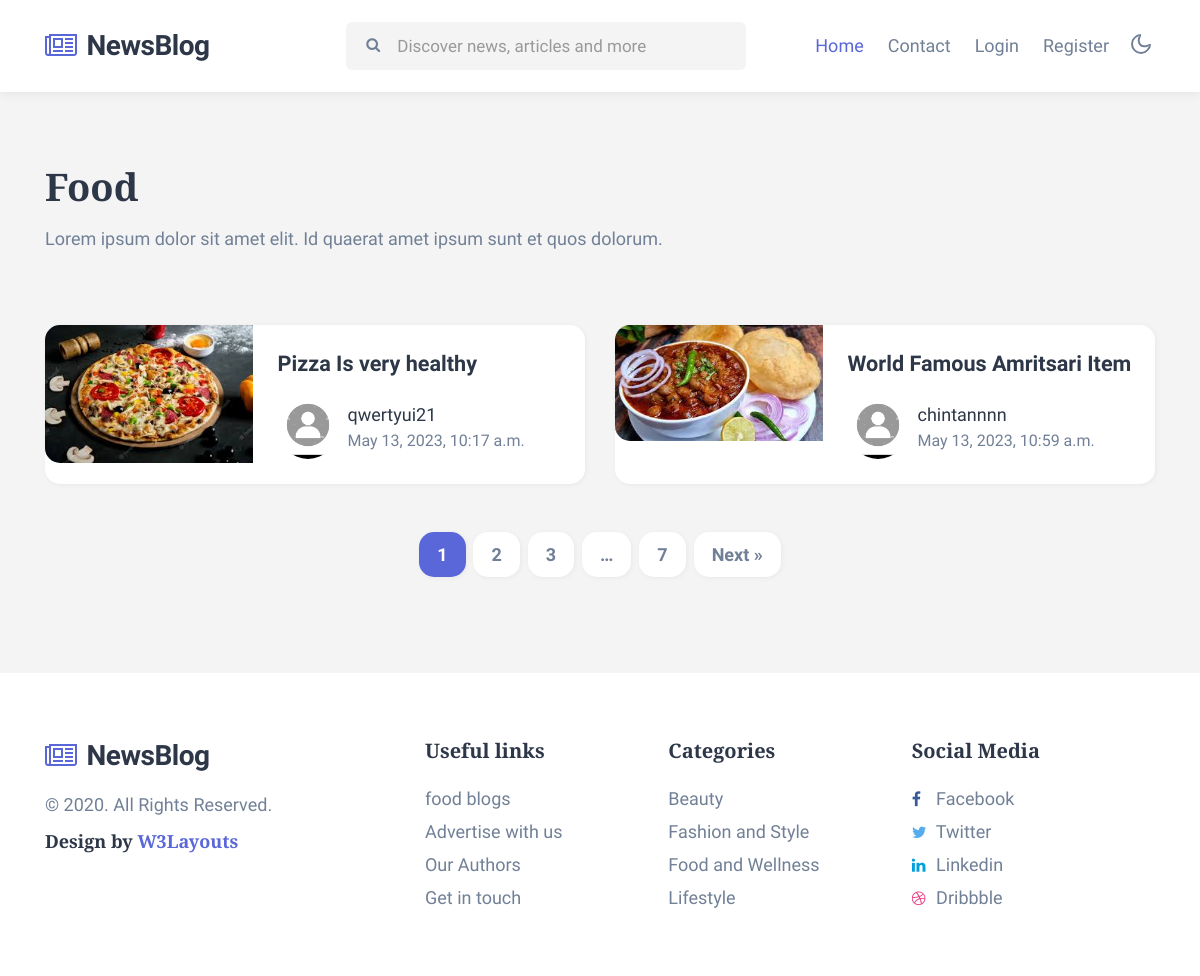
Screenshot of /food/ with the database file from the repository.
### blogapp/models.py (models this page shows, shortened)
class Blog(models.Model):
    c1 = [('food', 'food'),
          ('lifestyle', 'lifestyle'),
          ('fashion', 'fashion'),
          ('beauty', 'beauty')]
    title = models.CharField(max_length=150)
    des = models.TextField()
    pic = models.FileField(upload_to='blog_photos', default='sad.jpg')
    time = models.DateTimeField(auto_now=True)
    user = models.ForeignKey(User, on_delete= models.CASCADE)
    category = models.CharField(max_length=150, choices=c1)

class User(models.Model):
    v1 = [('Male', 'Male'),
          ('Female', 'Female'),
          ('Others', 'Others')]
    first_name = models.CharField(max_length=150)
    last_name = models.CharField(max_length=150)
    email = models.EmailField(unique=True)
    username = models.CharField(max_length=100, unique=True)
    password = models.CharField(max_length=100)
    gender = models.CharField(max_length=50, choices=v1)
    pic = models.FileField(upload_to='profile_pics', default='sad.png')

### blogapp/views.py (the view)
# urls.py: path('food/', food, name='food'),
def food(request):
    l1 = Blog.objects.filter(category = 'food')
    try:
        u1 = User.objects.get(email = request.session['email'])
        return render(request, 'food.html', {'userdata':u1, 'food_blogs': l1})
    except:
        return render(request, 'food.html', {'food_blogs': l1})

### blogapp/templates/food.html
{% extends 'base.html' %}
{% load static %}
{% block content %}
<div class="w3l-homeblock2 w3l-homeblock5 py-5">
    <div class="container pt-md-4 pb-md-5">
        <h3 class="category-title mb-3"> Food</h3>
        <p class="mb-sm-5 mb-4 max-width">Lorem ipsum dolor sit amet elit. Id quaerat amet ipsum sunt et quos dolorum.</p>
        <div class="row">
            {% for i in food_blogs %}
            <div class="col-lg-6 mt-4">
                <div class="bg-clr-white hover-box">
                    <div class="row">
                        <div class="col-sm-5 position-relative">
                            <a href="#blog-single.html" class="image-mobile">
                                <img class="card-img-bottom d-block radius-image-full" src="{{i.pic.url}}" alt="Card image cap">
                            </a>
                        </div>
                        <div class="col-sm-7 card-body blog-details align-self">
                            <a href="{% url 'single_blog' i.id %}" class="blog-desc">{{i.title}}
                            </a>
                            <div class="author align-items-center">
                                <img src="{{i.user.pic.url}}" alt="" class="img-fluid rounded-circle">
                                <ul class="blog-meta">
                                    <li>
                                        <a href="author.html">{{i.user.username}}</a>
                                    </li>
                                    <li class="meta-item blog-lesson">
                                        <span class="meta-value">{{i.time}}</span>
                                    </li>
                                </ul>
                            </div>
                        </div>
                    </div>
                </div>
            </div>
            {% endfor %}
        </div>
        <ul class="site-pagination text-center mt-md-5 mt-4">
            <li><span aria-current="page" class="page-numbers current">1</span></li>
            <li><a class="page-numbers" href="#page2">2</a></li>
            <li><a class="page-numbers" href="#page3">3</a></li>
            <li><span class="page-numbers dots">…</span></li>
            <li><a class="page-numbers" href="#page7">7</a></li>
            <li><a class="next page-numbers" href="#next">Next »</a></li>
        </ul>
    </div>
</div>
{% endblock %}

### rows the page displays
Blog: pic (picture), title "Pizza Is very healthy", user.pic (picture), user.username "qwertyui21", time "May 13, 2023, 10:17 a.m."
Blog: pic (picture), title "World Famous Amritsari Item", user.pic (picture), user.username "chintannnn", time "May 13, 2023, 10:59 a.m."
